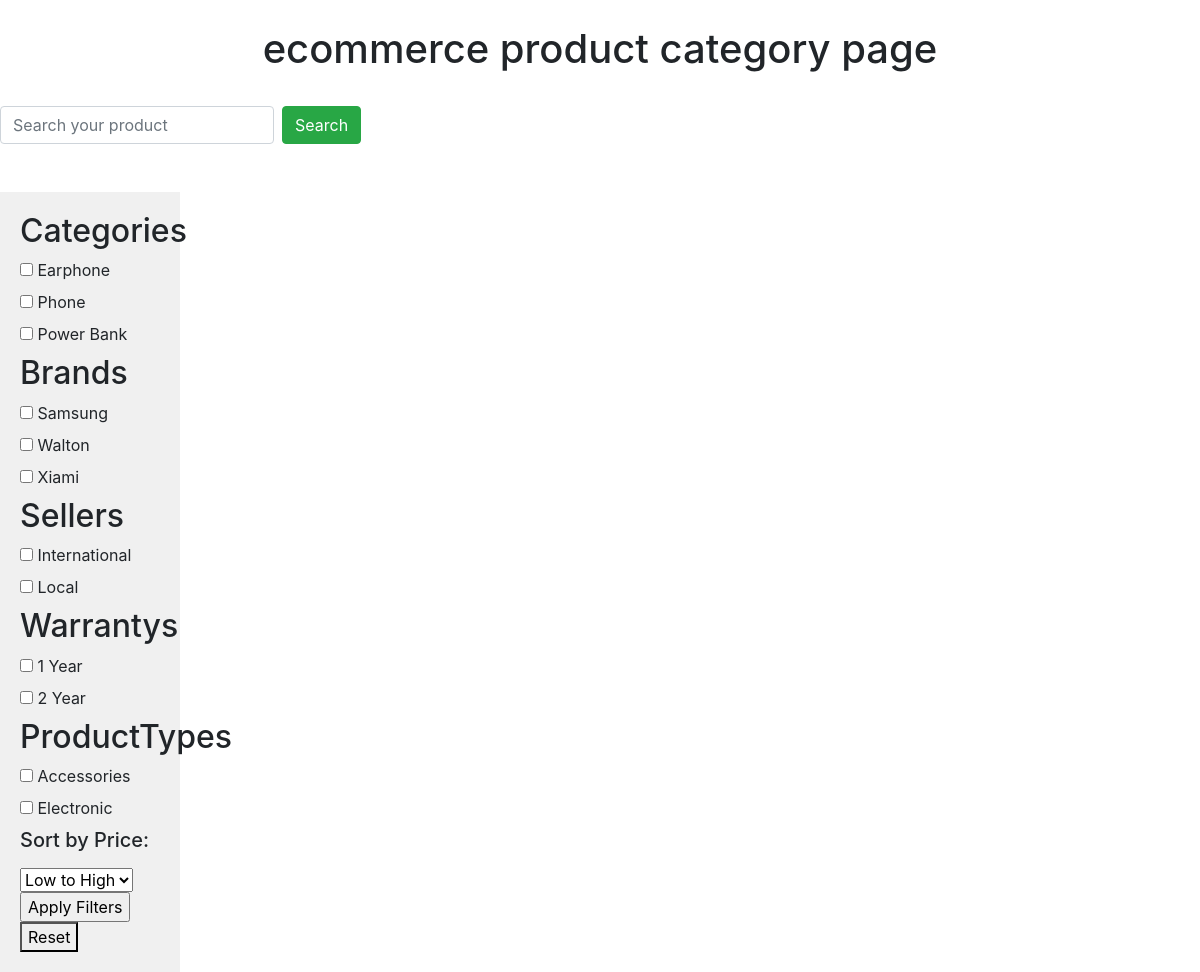
The app's page /, older data.
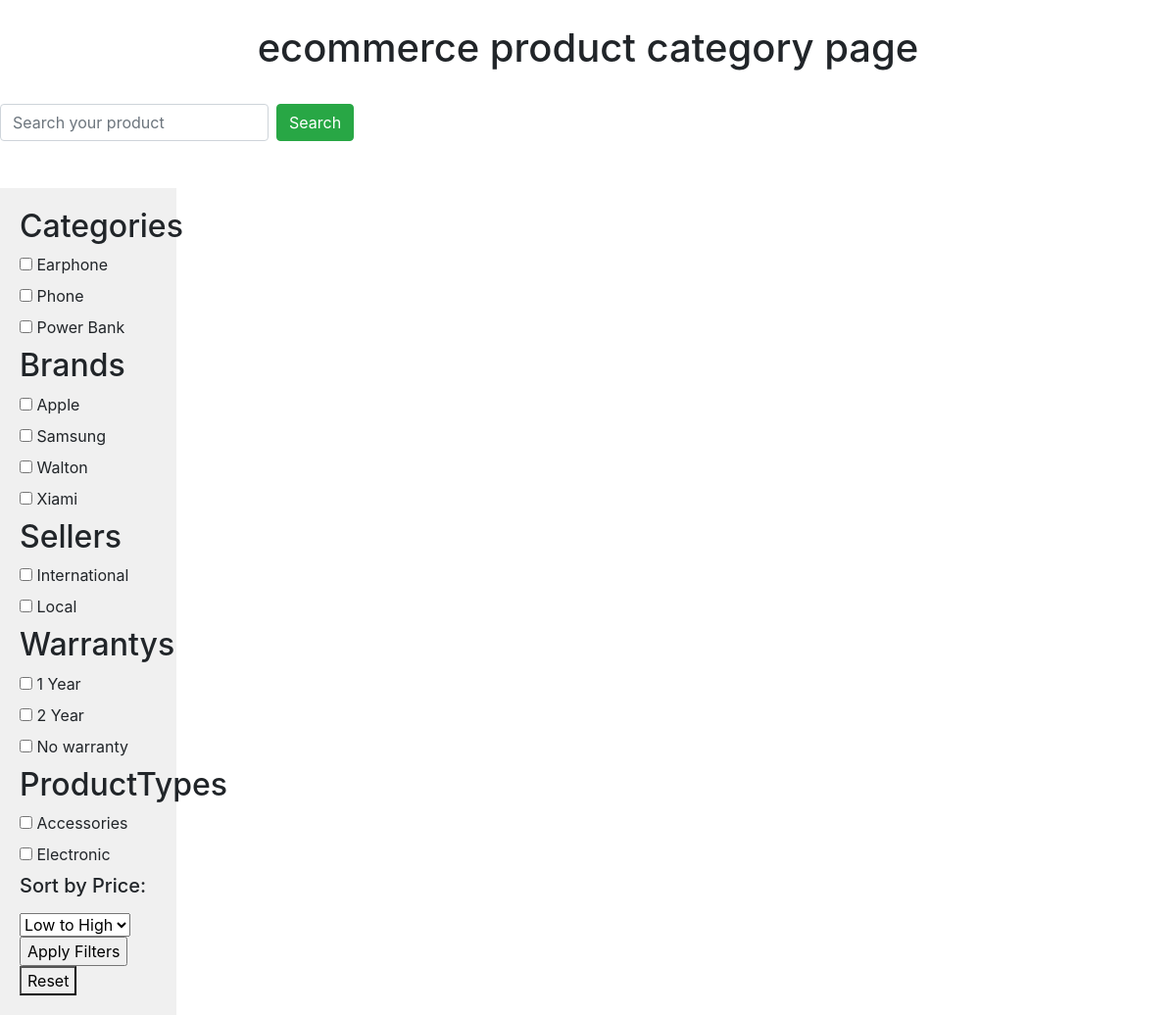
The same page, newer data.
### Category/models.py (models this page shows, shortened)
class Categories(models.Model):
    category_name = models.CharField(max_length=255)
    category_vale = models.CharField(max_length=255, null=True, blank=True)

class Brand(models.Model):
    brand_name = models.CharField(max_length=255)
    brands_vale = models.CharField(max_length=255, null=True, blank=True)

class Seller(models.Model):
    seller_name = models.CharField(max_length=255)
    seller_vale = models.CharField(max_length=255, null=True, blank=True)

class Warranty(models.Model):
    warranty_name = models.CharField(max_length=255)
    warranty_vale = models.CharField(max_length=255, null=True, blank=True)

class ProductType(models.Model):
    product_type_name = models.CharField(max_length=255)
    product_type_vale = models.CharField(max_length=255, null=True, blank=True)

### Category/views.py (the view)
# urls.py: path('', landingPage),
def landingPage(request):
    allCategories = Categories.objects.all().order_by("category_name")
    allBrands = Brand.objects.all().order_by("brand_name")
    allSellers = Seller.objects.all().order_by("seller_name")
    allWarrantys = Warranty.objects.all().order_by("warranty_name")
    allProductTypes = ProductType.objects.all().order_by("product_type_name")
    return render(request, "landing.html", {
        "Categories": allCategories,
        "Brands": allBrands,
        "Sellers": allSellers,
        "Warrantys": allWarrantys,
        "ProductTypes": allProductTypes
    })

### templates/landing.html (shortened to what this page needs)
{% extends 'layout/base.html' %}
{% block body %}
  <div id="searchPanel">
      <h2>Categories</h2>
      {% for category in Categories %}
        <label>
          <input id="category" type="checkbox" name="options" value="{{ category.id }}" />
          {{ category.category_name }}
        </label><br />
      {% endfor %}
      <h2>Brands</h2>
      {% for brand in Brands %}
        <label>
          <input id="brand" type="checkbox" name="options" value="{{ brand.id }}" />
          {{ brand.brand_name }}
        </label><br />
      {% endfor %}
      <h2>Sellers</h2>
      {% for seller in Sellers %}
        <label>
          <input id="seller" type="checkbox" name="options" value="{{ seller.id }}" />
          {{ seller.seller_name }}
        </label><br />
      {% endfor %}
      <h2>Warrantys</h2>
      {% for warranty in Warrantys %}
        <label>
          <input id="warranty" type="checkbox" name="options" value="{{ warranty.id }}" />
          {{ warranty.warranty_name }}
        </label><br />
      {% endfor %}
      <h2>ProductTypes</h2>
      {% for productType in ProductTypes %}
        <label>
          <input id="productType" type="checkbox" name="options" value="{{ productType.id }}" />
          {{ productType.product_type_name }}
        </label><br />
      {% endfor %}
      <label for="sort"><h5>Sort by Price:</h5></label>
      <select id="price" name="sort">
        <option value="0">Low to High</option>
      </select>
      <br />
      <input type="submit" id="filer" value="Apply Filters" />
      <button id="resetFilters">Reset</button>
  </div>
  <div id="mainContent">
  </div>
{% endblock %}

Row changes from the older to the newer data that the page shows:
added Brand: brand_name "Apple"
added Warranty: warranty_name "No warranty"
